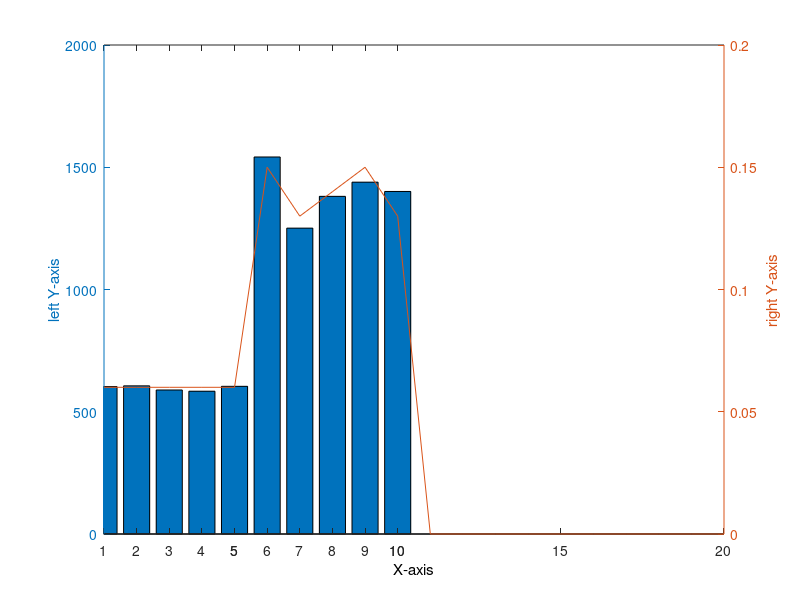

Reproduce this figure in MATLAB.
p = [6 6 6 6 6 15 13 14 15 13 0 0 0 0 0 0 0 0 0 0]/100; N = 10000;
for i = 1:N, k = 0;
    while 1, k = k + 1;
         j = 1 + floor(20*rand);   % Get Uniform j
	 if (3*rand) < p(j)/0.05  % Accept p(j) if U<p(j)/c, q(j)= 0.1
	 X(i) = j; C(i) = k; 
         break
     end
    end
end
x=unique(X)
y=hist(X,x)
[AX]=plotyy(x,y,1:20,p,'bar','plot')
set(get(gca,'xlabel'),'string','X-axis');
set(get(AX(1),'Ylabel'),'string','left Y-axis');
set(get(AX(2),'Ylabel'),'string','right Y-axis');
var(X)
mean(X)


E_the=0
for i=1:20
    E_the=i*p(i)+E_the
end


var_the=var(p)

c=0
for l=1:N
  c=c+C(1,l);
end
Effi=N/c

% Check mean X and C
%disp([ mean(X) sum(p.*[1:10]) mean(C) ])